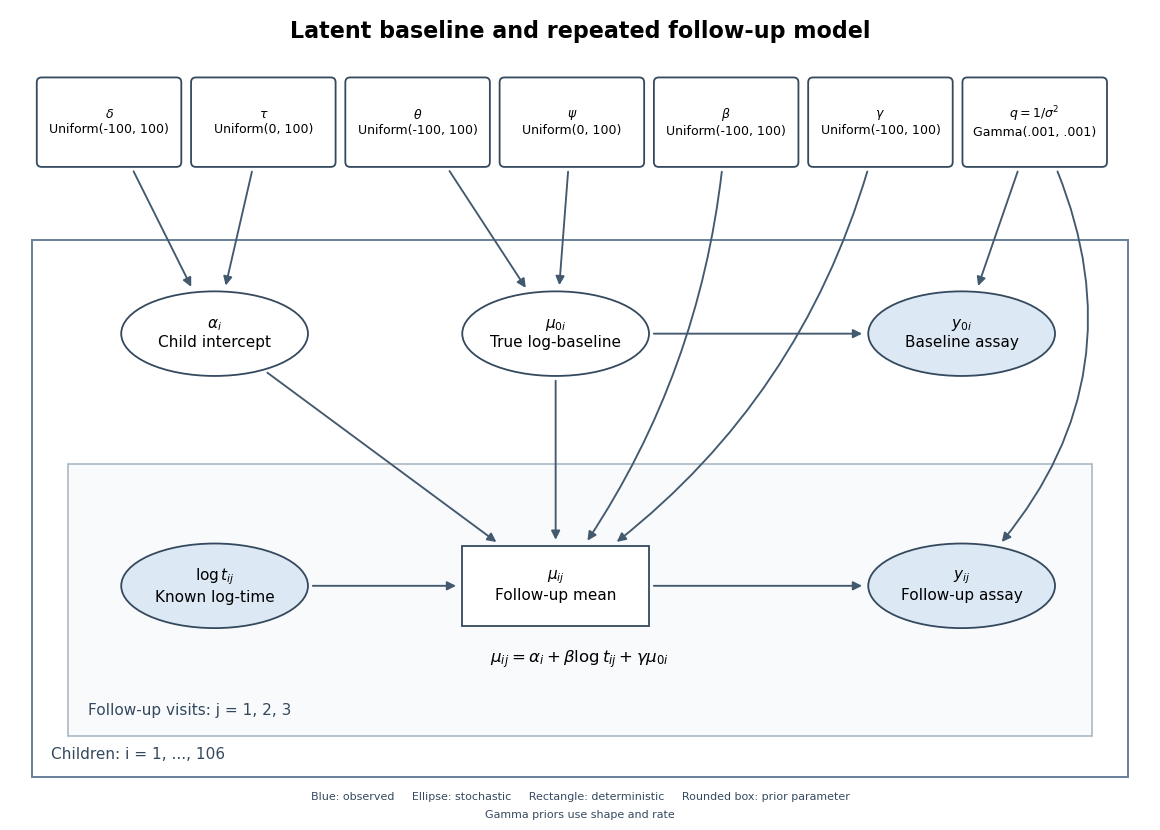

Here is the Python script that generated this plot:
"""Write paper-36-model-2.png in the caller's current directory.

Tested: Python 3.14.4, Matplotlib 3.10.7 (existing root dependencies).
The caller supplies MPLCONFIGDIR as needed; this generator leaves it unchanged.
"""
import matplotlib
matplotlib.use('Agg')
import matplotlib.pyplot as plt
from matplotlib.patches import FancyBboxPatch, Ellipse, FancyArrowPatch, Rectangle

fig, ax = plt.subplots(figsize=(11.6, 8.3), dpi=100)
fig.patch.set_facecolor('white')
ax.set_facecolor('white')
ax.set(xlim=(0,14), ylim=(0,10))
ax.axis('off')
fig.subplots_adjust(left=.01,right=.99,bottom=.01,top=.99)
positions = {'delta':(1.2,8.6),'tau':(3.1,8.6),'theta':(5,8.6),
             'psi':(6.9,8.6),'beta':(8.8,8.6),'gamma':(10.7,8.6),
             'q':(12.6,8.6),'alpha':(2.5,6.0),'base':(6.7,6.0),
             'baseline':(11.7,6.0),'time':(2.5,2.9),'mean':(6.7,2.9),
             'follow':(11.7,2.9)}
ax.text(7,9.72,'Latent baseline and repeated follow-up model',ha='center',va='center',fontsize=16,weight='bold')
ax.add_patch(Rectangle((.25,.55),13.5,6.6,facecolor='none',edgecolor='#688099',linewidth=1.4))
ax.add_patch(Rectangle((.7,1.05),12.6,3.35,facecolor='#f8fafc',edgecolor='#a2b1be',linewidth=1.1))
ax.text(.48,.77,'Children: i = 1, ..., 106',fontsize=11,color='#34495e')
ax.text(.94,1.31,'Follow-up visits: j = 1, 2, 3',fontsize=11,color='#34495e')
labels={'delta':r'$\delta$'+'\nUniform(-100, 100)',
        'tau':r'$\tau$'+'\nUniform(0, 100)',
        'theta':r'$\theta$'+'\nUniform(-100, 100)',
        'psi':r'$\psi$'+'\nUniform(0, 100)',
        'beta':r'$\beta$'+'\nUniform(-100, 100)',
        'gamma':r'$\gamma$'+'\nUniform(-100, 100)',
        'q':r'$q=1/\sigma^2$'+'\nGamma(.001, .001)',
        'alpha':r'$\alpha_i$'+'\nChild intercept',
        'base':r'$\mu_{0i}$'+'\nTrue log-baseline',
        'baseline':r'$y_{0i}$'+'\nBaseline assay',
        'time':r'$\log t_{ij}$'+'\nKnown log-time',
        'mean':r'$\mu_{ij}$'+'\nFollow-up mean',
        'follow':r'$y_{ij}$'+'\nFollow-up assay'}
node_patches={}
for key,(x,y) in positions.items():
    if key in ('delta','tau','theta','psi','beta','gamma','q'):
        patch=FancyBboxPatch((x-.83,y-.49),1.66,.98,boxstyle='round,pad=0.06',facecolor='white',edgecolor='#34495e',linewidth=1.3)
    elif key=='mean':
        patch=Rectangle((x-1.15,y-.49),2.3,.98,facecolor='white',edgecolor='#34495e',linewidth=1.3)
    else:
        patch=Ellipse((x,y),2.3,1.04,facecolor='#dce8f3' if key in ('baseline','time','follow') else 'white',edgecolor='#34495e',linewidth=1.3)
    ax.add_patch(patch);node_patches[key]=patch
    ax.text(x,y,labels[key],ha='center',va='center',fontsize=9 if key in ('delta','tau','theta','psi','beta','gamma','q') else 11,zorder=4)

def arrow(source,target,rad=0):
    ax.add_patch(FancyArrowPatch(positions[source],positions[target],patchA=node_patches[source],patchB=node_patches[target],arrowstyle='-|>',mutation_scale=13,linewidth=1.35,color='#42596e',connectionstyle=f'arc3,rad={rad}',shrinkA=3,shrinkB=4,zorder=3))

for source,target,rad in [('delta','alpha',0),('tau','alpha',0),('theta','base',0),('psi','base',0),('alpha','mean',0),('base','mean',0),('base','baseline',0),('beta','mean',-.15),('gamma','mean',-.20),('q','baseline',0),('q','follow',-.37),('time','mean',0),('mean','follow',0)]:
    arrow(source,target,rad)
ax.text(7,1.95,r'$\mu_{ij}=\alpha_i+\beta\log t_{ij}+\gamma\mu_{0i}$',ha='center',fontsize=12)
ax.text(7,.27,'Blue: observed     Ellipse: stochastic     Rectangle: deterministic     Rounded box: prior parameter',ha='center',fontsize=8,color='#34495e')
ax.text(7,.05,'Gamma priors use shape and rate',ha='center',fontsize=8,color='#34495e')
fig.savefig('paper-36-model-2.png',facecolor='white',transparent=False,dpi=100)
plt.close(fig)
